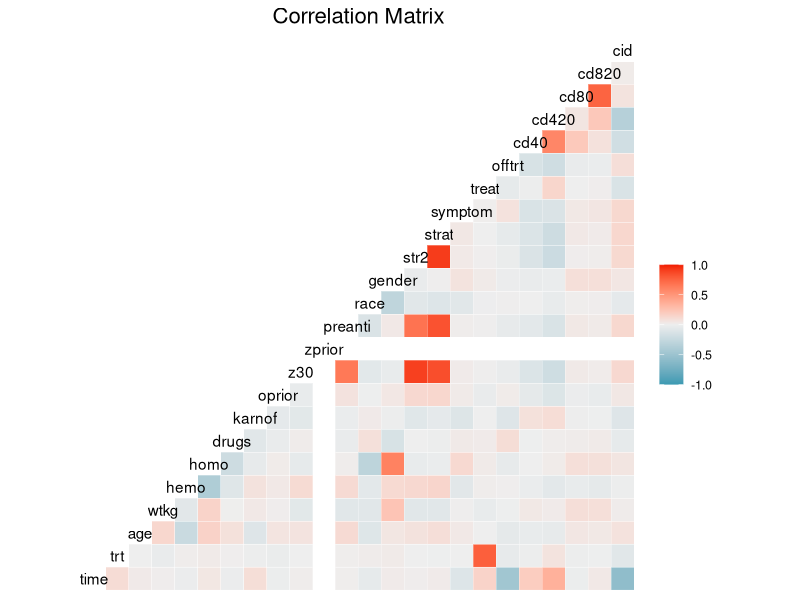
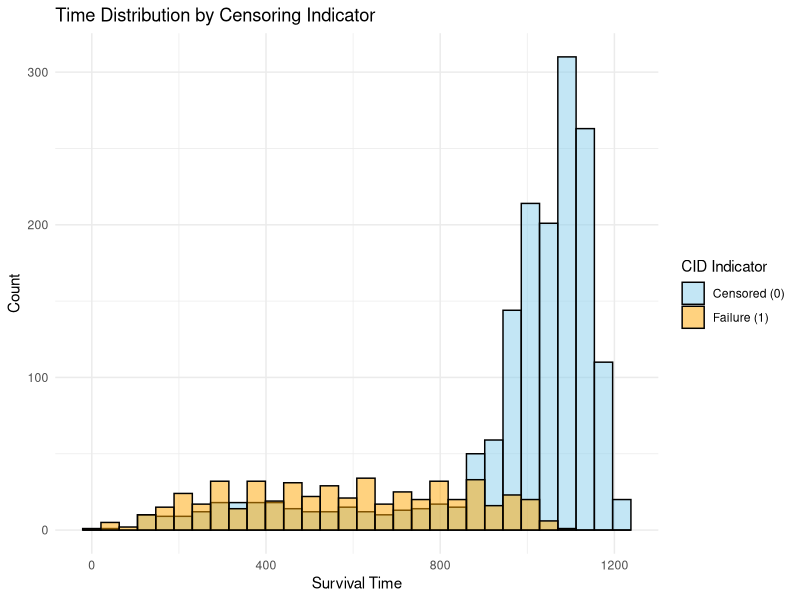
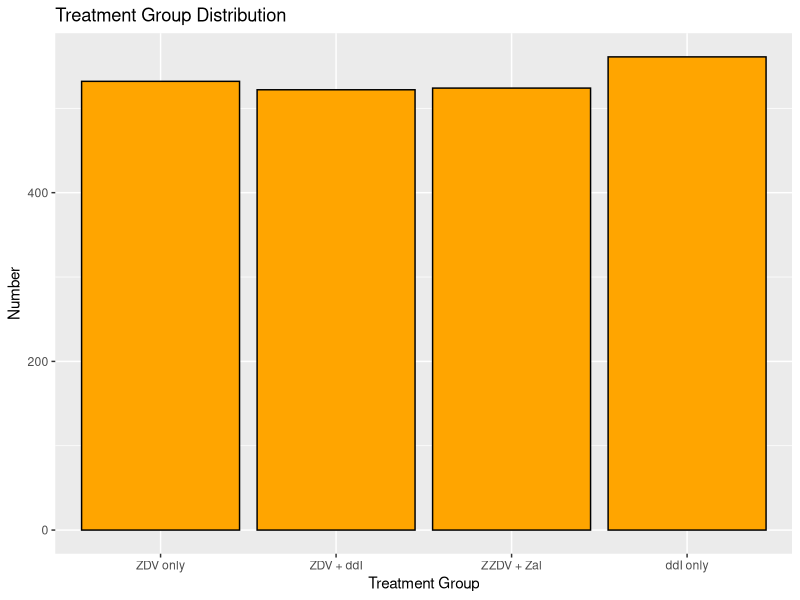
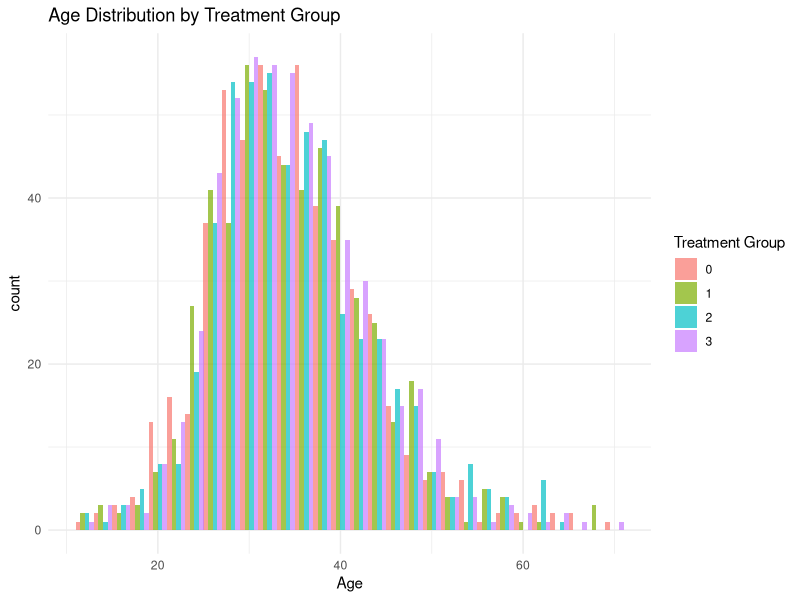
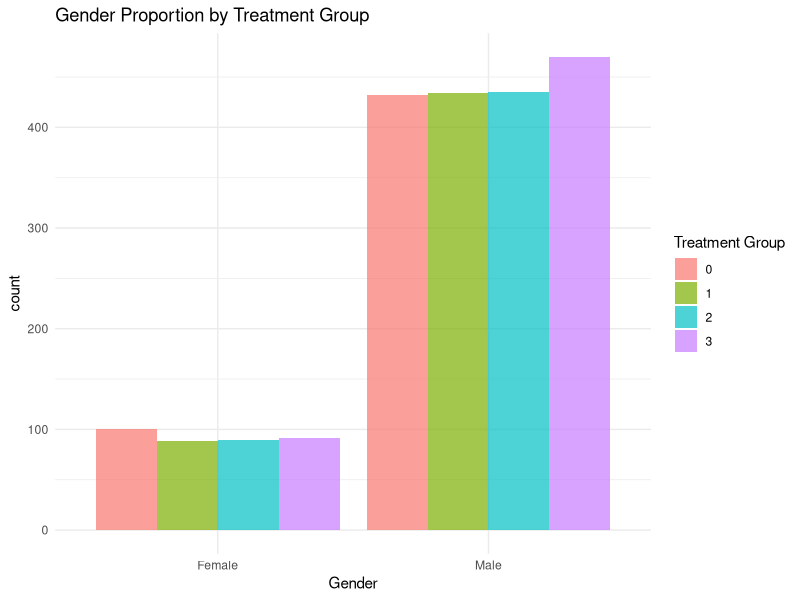
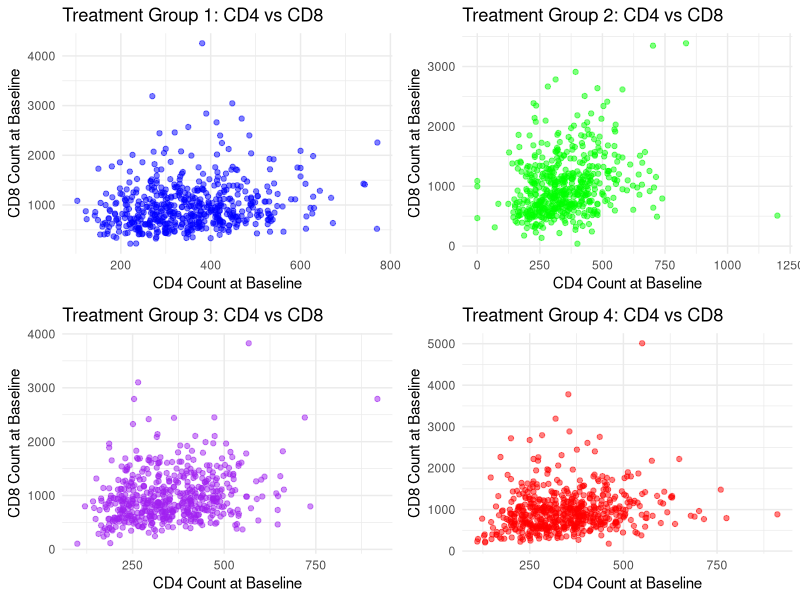
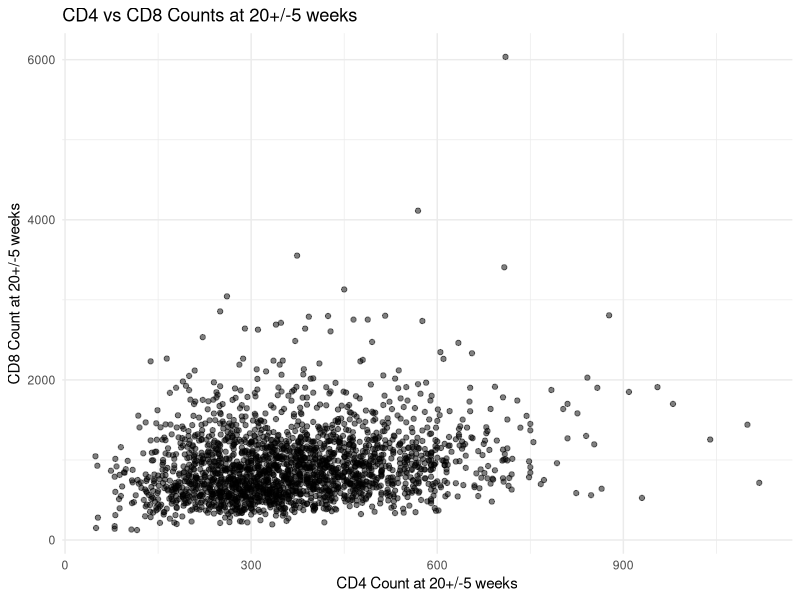
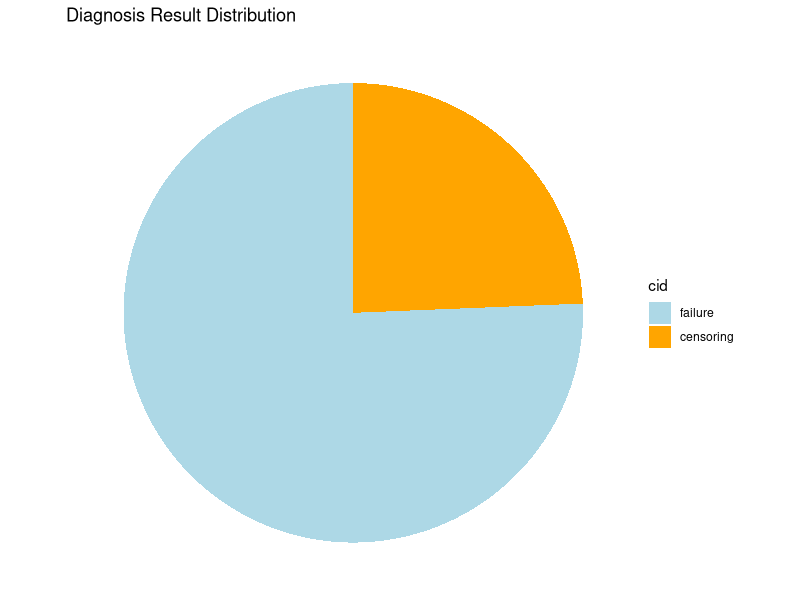

The R script that drew these images, in order:
## ---- chunk 1
library(ggplot2)
library(dplyr)
library(corrplot)
library(GGally)
data <- read.csv("data/raw-data/aids_clinical_trials_combined.csv")
## ---- chunk 2
#| code-fold: true
#| code-summary: "Show the code"
# Statistic Summary of the dataset
summary(data[, c("time", "age", "wtkg")])
## ---- chunk 3
#| code-fold: true
#| code-summary: "Show the code"
missing_values <- colSums(is.na(data))
print(missing_values)
## ---- chunk 4
ggcorr(data)+
  ggtitle("Correlation Matrix") +
  theme(plot.title = element_text(hjust = 0.5, size = 16))
## ---- chunk 5
#| code-fold: true
#| code-summary: "Show the code"
ggplot(data, aes(x = time, fill = as.factor(cid))) +
  geom_histogram(position = "identity", bins = 30, color = "black", alpha = 0.5) +
  labs(
    title = "Time Distribution by Censoring Indicator",
    x = "Survival Time",
    y = "Count",
    fill = "CID Indicator"
  ) +
  scale_fill_manual(values = c("skyblue", "orange"), labels = c("Censored (0)", "Failure (1)")) +
  theme_minimal()

## ---- chunk 6
# Distribution of Treatment Groups
ggplot(data, aes(x = factor(trt), fill = factor(trt))) +
  geom_bar(fill = "orange", color = "black") +
  labs(title = "Treatment Group Distribution", x = "Treatment Group", y = "Number") +
  scale_x_discrete(labels = c("0" = "ZDV only", "1" = "ZDV + ddI","2" = "ZZDV + Zal", "3" = "ddI only"))
## ---- chunk 7
ggplot(data, aes(x = age, fill = as.factor(trt))) +
  geom_histogram(bins = 30, position = "dodge", alpha = 0.7) +
  labs(title = "Age Distribution by Treatment Group", x = "Age", fill = "Treatment Group") +
  theme_minimal()
## ---- chunk 8
ggplot(data, aes(x = as.factor(gender), fill = as.factor(trt))) +
  geom_bar(position = "dodge", alpha = 0.7) +
  scale_x_discrete(labels = c("0" = "Female", "1" = "Male")) +  # Adding labels for gender
  labs(title = "Gender Proportion by Treatment Group", x = "Gender", fill = "Treatment Group") +
  theme_minimal()
## ---- chunk 9
library(ggplot2)
library(gridExtra)

# Plot for Treatment Group 1
plot1 <- ggplot(data %>% filter(trt == 0), aes(x = cd40, y = cd80)) +
  geom_point(alpha = 0.5, color = "blue") +
  labs(title = "Treatment Group 1: CD4 vs CD8", x = "CD4 Count at Baseline", y = "CD8 Count at Baseline") +
  theme_minimal()

# Plot for Treatment Group 2
plot2 <- ggplot(data %>% filter(trt == 1), aes(x = cd40, y = cd80)) +
  geom_point(alpha = 0.5, color = "green") +
  labs(title = "Treatment Group 2: CD4 vs CD8", x = "CD4 Count at Baseline", y = "CD8 Count at Baseline") +
  theme_minimal()

# Plot for Treatment Group 3
plot3 <- ggplot(data %>% filter(trt == 2), aes(x = cd40, y = cd80)) +
  geom_point(alpha = 0.5, color = "purple") +
  labs(title = "Treatment Group 3: CD4 vs CD8", x = "CD4 Count at Baseline", y = "CD8 Count at Baseline") +
  theme_minimal()

# Plot for Treatment Group 4 (if applicable)
plot4 <- ggplot(data %>% filter(trt == 3), aes(x = cd40, y = cd80)) +
  geom_point(alpha = 0.5, color = "red") +
  labs(title = "Treatment Group 4: CD4 vs CD8", x = "CD4 Count at Baseline", y = "CD8 Count at Baseline") +
  theme_minimal()

grid.arrange(plot1, plot2, plot3, plot4, nrow = 2, ncol = 2)
## ---- chunk 10
# Relationship between CD420 and CD820 counts
ggplot(data, aes(x = cd420, y = cd820)) +
  geom_point(alpha = 0.5) +
  labs(title = "CD4 vs CD8 Counts at 20+/-5 weeks", x = "CD4 Count at 20+/-5 weeks", y = "CD8 Count at 20+/-5 weeks") +
  theme_minimal()
## ---- chunk 11
cid_counts <- data %>%
  group_by(cid) %>%
  summarise(count = n())

ggplot(cid_counts, aes(x = "", y = count, fill = factor(cid))) +
  geom_bar(stat = "identity", width = 1) +
  coord_polar("y") +
  labs(title = "Diagnosis Result Distribution", fill = "cid") +
  theme_void() +
  scale_fill_manual(labels = c("0" = "failure", "1" = "censoring"), values = c("0" = "lightblue", "1" = "orange"))
## ---- chunk 12
avg_time_by_trt <- data %>%
  group_by(trt) %>%
  summarise(avg_time = mean(time, na.rm = TRUE))

# bar plot for average time by treatment group
ggplot(avg_time_by_trt, aes(x = factor(trt), y = avg_time, fill = factor(trt))) +
  geom_bar(stat = "identity", color = "black") +
  labs(title = "Average Time by Treatment Group", x = "Treatment Group", y = "Average Time") +
  theme_minimal() +
  scale_fill_discrete(name = "Treatment") +
  scale_x_discrete(labels = c("0" = "ZDV only", "1" = "ZDV + ddI","2" = "ZZDV + Zal", "3" = "ddI only"))
## ---- chunk 13
library(ggplot2)
library(reshape2)

cor_data <- data %>% select(karnof, cd40, cd420, cd80, cd820)
cor_matrix <- cor(cor_data, use = "complete.obs")
melted_cor_matrix <- melt(cor_matrix)

# Plot the heatmap
ggplot(data = melted_cor_matrix, aes(x = Var1, y = Var2, fill = value)) +
  geom_tile(color = "white") +
  scale_fill_gradient2(low = "blue", high = "red", mid = "white", 
                       midpoint = 0, limit = c(-1, 1), space = "Lab", 
                       name = "Correlation") +
  theme_minimal() + 
  labs(title = "Correlation Heatmap: Karnofsky Score vs CD Cell Counts", 
       x = "", y = "") +
  theme(axis.text.x = element_text(angle = 45, vjust = 1, 
                                   size = 12, hjust = 1))
